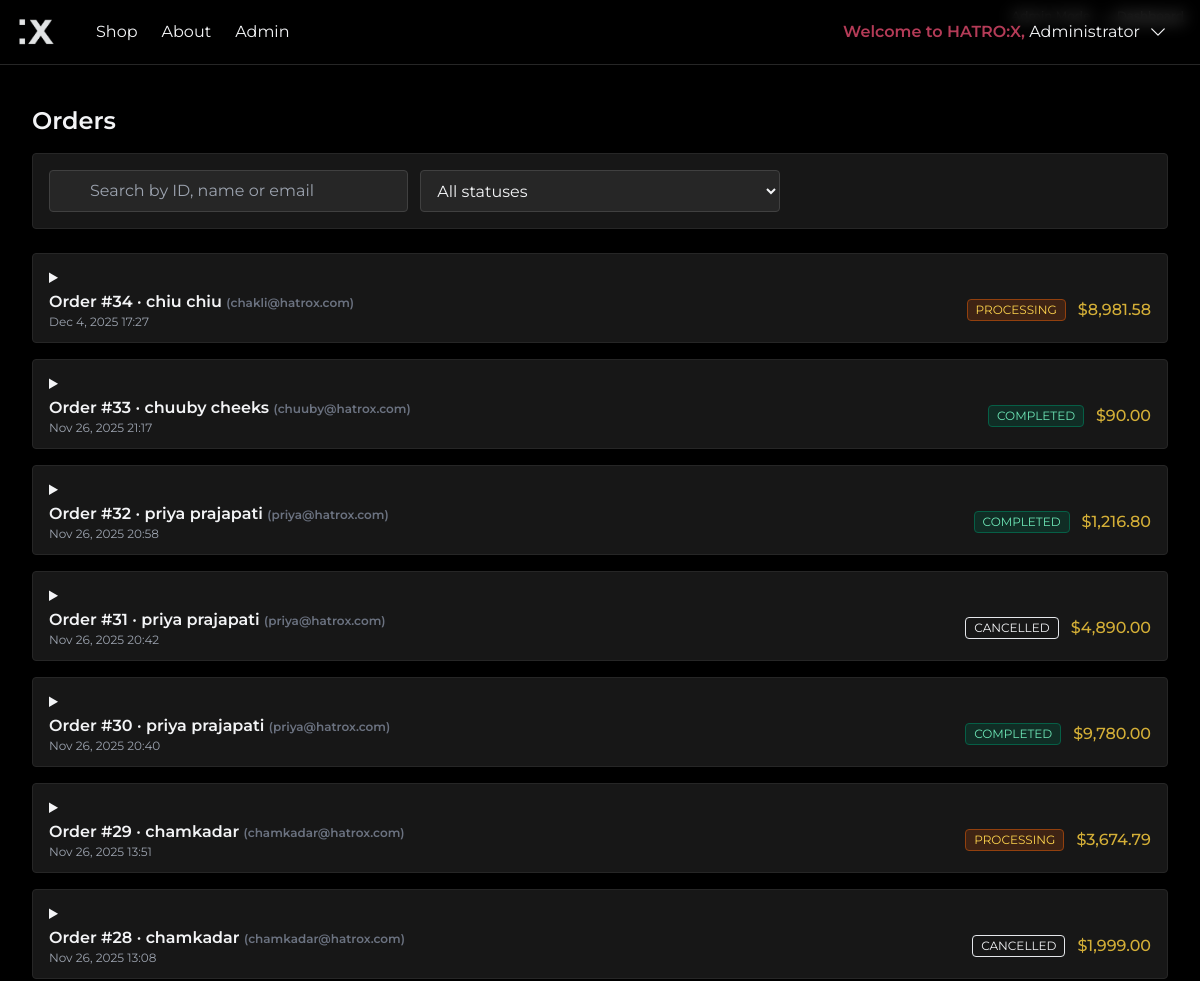
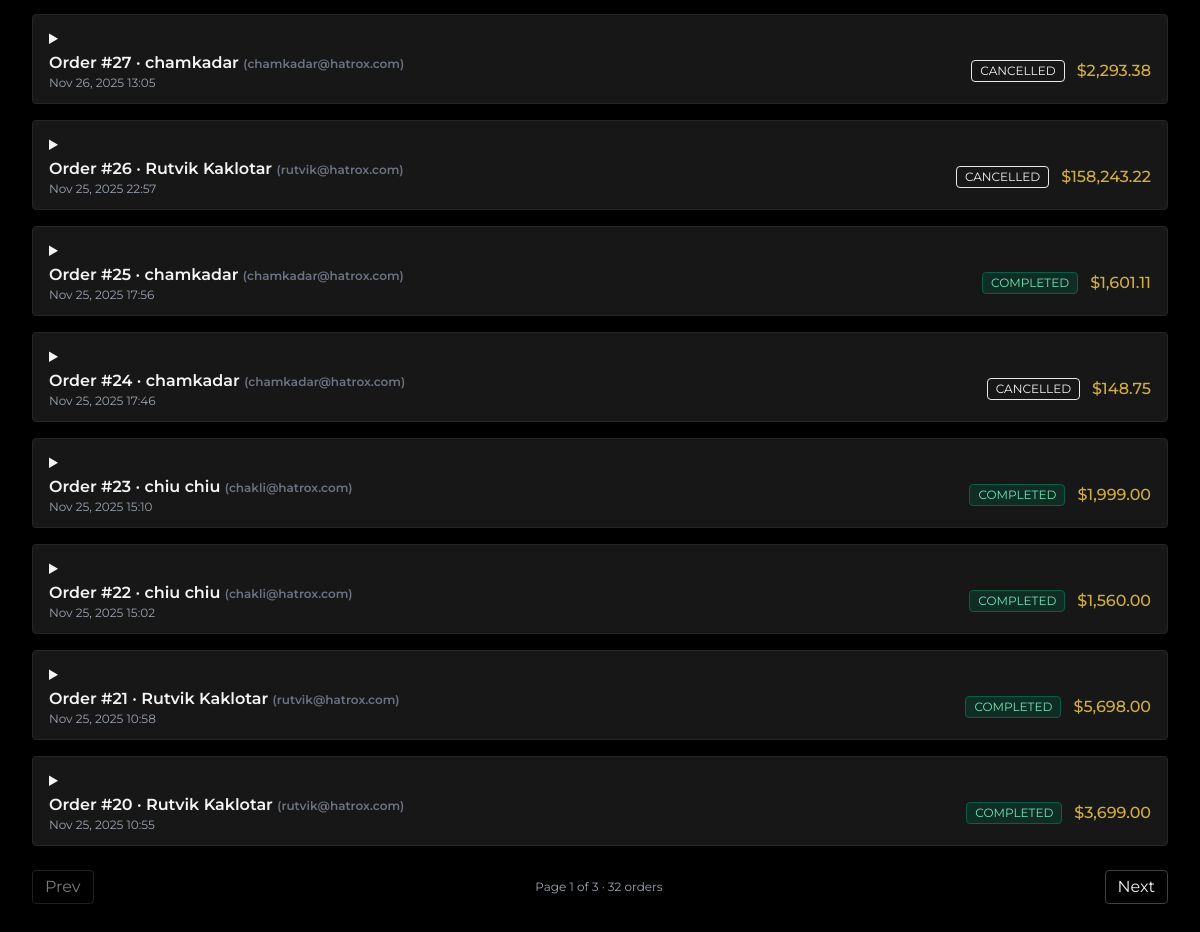
The app's page /admin/orders.php (signed in) with its own data (2 pictures, top to bottom).
### tables this page shows
CREATE TABLE `orders` (
  `id` int(11) NOT NULL,
  `user_id` int(11) NOT NULL,
  `total_amount` decimal(10,2) NOT NULL,
  `status` varchar(50) NOT NULL DEFAULT 'pending',
  `created_at` datetime NOT NULL DEFAULT current_timestamp()
);

CREATE TABLE `users` (
  `id` int(11) NOT NULL,
  `full_name` varchar(100) NOT NULL,
  `email` varchar(100) NOT NULL,
  `password_hash` varchar(255) NOT NULL,
  `created_at` datetime NOT NULL DEFAULT current_timestamp(),
  `remember_token` varchar(255) DEFAULT NULL,
  `is_admin` tinyint(1) NOT NULL DEFAULT 0,
  `is_blocked` tinyint(1) NOT NULL DEFAULT 0
);

### includes/db_connection.php (called while the page is built, shortened)
<?php
function e(string $str): string
{
    return htmlspecialchars($str, ENT_QUOTES | ENT_SUBSTITUTE, 'UTF-8');
}
?>

### admin/orders.php (the view, shortened to what this page needs)
<?php
require_once __DIR__ . '/../includes/db_connection.php';
$q = trim((string)($_GET['q'] ?? ''));
$page = max(1, (int)($_GET['page'] ?? 1));
$perPage = 15; $offset = ($page - 1) * $perPage; $total=0; $totalPages=1;
$orders = [];
$sql = "SELECT o.id, o.total_amount, o.status, o.created_at, u.full_name, u.email FROM orders o JOIN users u ON u.id = o.user_id WHERE 1=1";
$params = []; $types = '';
$sql .= " ORDER BY o.id DESC LIMIT ? OFFSET ?";
if ($stmt = $mysqli->prepare($sql)) {
    if ($params) { $types2 = $types.'ii'; $params[] = &$perPage; $params[] = &$offset; $stmt->bind_param($types2, ...$params); }
    else { $stmt->bind_param('ii', $perPage, $offset); }
    $stmt->execute();
    $res = $stmt->get_result();
    while ($row=$res->fetch_assoc()) { $orders[]=$row; }
}
$countSql = "SELECT COUNT(*) AS c FROM orders o JOIN users u ON u.id = o.user_id WHERE 1=1"; $countParams=[]; $countTypes='';
if ($stmt = $mysqli->prepare($countSql)) { if ($countParams) { $stmt->bind_param($countTypes, ...$countParams); } $stmt->execute(); $stmt->bind_result($total); $stmt->fetch(); $stmt->close(); }
$totalPages = max(1, (int)ceil($total / $perPage));
function fetch_items(mysqli $db, int $order_id): array {
    $items = [];
    if ($stmt = $db->prepare('SELECT oi.product_id, oi.quantity, oi.price_at_time, p.name FROM order_items oi JOIN products p ON p.id = oi.product_id WHERE oi.order_id = ?')) {
        $stmt->bind_param('i', $order_id);
        $stmt->execute();
        $res = $stmt->get_result();
        while ($row = $res->fetch_assoc()) { $items[] = $row; }
    }
    return $items;
}
include __DIR__ . '/../includes/header.php';
?>
<section class="max-w-7xl mx-auto px-4 sm:px-6 lg:px-8 py-10">
  <h1 class="text-2xl font-semibold mb-4">Orders</h1>
  <form id="ordersFilterForm" method="get" class="mb-6 grid md:grid-cols-3 gap-3 bg-neutral-900 border border-neutral-800 p-4 rounded">
    <div class="relative">
      <input id="ordersSearch" name="q" value="<?= e($q) ?>" placeholder="Search by ID, name or email" class="pl-10 w-full bg-neutral-800 border border-neutral-700 rounded px-3 py-2">
    </div>
    <select id="ordersStatus" name="status" class="w-full bg-neutral-800 border border-neutral-700 rounded px-3 py-2">
      <option value="">All statuses</option>
    </select>
  </form>
  <?php foreach ($orders as $o): $items = fetch_items($mysqli, (int)$o['id']); ?>
    <div class="mb-4">
      <details class="bg-neutral-900 border border-neutral-800 rounded">
        <summary class="px-4 py-3 cursor-pointer">
          <div class="flex flex-wrap items-center justify-between gap-3">
            <div>
              <div class="font-semibold">Order #<?= (int)$o['id'] ?> · <?= e($o['full_name']) ?> <span class="text-xs text-gray-500">(<?= e($o['email']) ?>)</span></div>
              <div class="text-xs text-gray-400"><?= e(date('M j, Y H:i', strtotime($o['created_at']))) ?></div>
            </div>
            <div class="flex items-center gap-3">
              <span class="px-2 py-0.5 text-xs rounded uppercase <?php
                switch($o['status']){
                  case 'completed': echo 'bg-emerald-900/40 border border-emerald-800 text-emerald-300'; break;
                  case 'processing': echo 'bg-amber-900/40 border border-amber-800 text-amber-300'; break;
                  case 'cancelled': echo 'bg-rose-900/40 border border-rose-800 text-rose-300'; break;
                }
              ?>"><?= e(ucfirst($o['status'])) ?></span>
              <div class="text-gold font-medium">$<?= number_format((float)$o['total_amount'],2) ?></div>
            </div>
          </div>
        </summary>
      </details>
    </div>
  <?php endforeach; ?>
  <div class="mt-6 flex items-center justify-between">
    <?php $prev = max(1, $page-1); $next = min($totalPages, $page+1); ?>
    <a class="px-3 py-1 border border-neutral-700 rounded hover:border-gold <?= $page<=1?'pointer-events-none opacity-50':'' ?>" href="?<?= http_build_query(array_merge($_GET, ['page'=>$prev])) ?>">Prev</a>
    <div class="text-xs text-gray-400">Page <?= (int)$page ?> of <?= (int)$totalPages ?> · <?= (int)$total ?> orders</div>
    <a class="px-3 py-1 border border-neutral-700 rounded hover:border-gold <?= $page>=$totalPages?'pointer-events-none opacity-50':'' ?>" href="?<?= http_build_query(array_merge($_GET, ['page'=>$next])) ?>">Next</a>
  </div>
  </section>
<?php include __DIR__ . '/../includes/footer.php'; ?>

### includes/header.php (style rules this page uses)
body { font-family: 'Montserrat', sans-serif; }
p, div { word-break: break-word; overflow-wrap: break-word; }
.text-gray-300, .text-gray-400, .italic { max-width: 100%; word-break: break-word; overflow-wrap: break-word; white-space: normal; }

### records on screen
orders: id "34", user.full_name "chiu chiu", user.email "chakli@hatrox.com", created_at "Dec 4, 2025 17:27", status "PROCESSING", total_amount "8,981.58"
orders: id "33", user.full_name "chuuby cheeks", user.email "chuuby@hatrox.com", created_at "Nov 26, 2025 21:17", status "COMPLETED", total_amount "90.00"
orders: id "32", user.full_name "priya prajapati", user.email "priya@hatrox.com", created_at "Nov 26, 2025 20:58", status "COMPLETED", total_amount "1,216.80"
orders: id "31", user.full_name "priya prajapati", user.email "priya@hatrox.com", created_at "Nov 26, 2025 20:42", status "CANCELLED", total_amount "4,890.00"
orders: id "30", user.full_name "priya prajapati", user.email "priya@hatrox.com", created_at "Nov 26, 2025 20:40", status "COMPLETED", total_amount "9,780.00"
orders: id "29", user.full_name "chamkadar", user.email "chamkadar@hatrox.com", created_at "Nov 26, 2025 13:51", status "PROCESSING", total_amount "3,674.79"
orders: id "28", user.full_name "chamkadar", user.email "chamkadar@hatrox.com", created_at "Nov 26, 2025 13:08", status "CANCELLED", total_amount "1,999.00"
orders: id "27", user.full_name "chamkadar", user.email "chamkadar@hatrox.com", created_at "Nov 26, 2025 13:05", status "CANCELLED", total_amount "2,293.38"
orders: id "26", user.full_name "Rutvik Kaklotar", user.email "rutvik@hatrox.com", created_at "Nov 25, 2025 22:57", status "CANCELLED", total_amount "158,243.22"
orders: id "25", user.full_name "chamkadar", user.email "chamkadar@hatrox.com", created_at "Nov 25, 2025 17:56", status "COMPLETED", total_amount "1,601.11"
orders: id "24", user.full_name "chamkadar", user.email "chamkadar@hatrox.com", created_at "Nov 25, 2025 17:46", status "CANCELLED", total_amount "148.75"
orders: id "23", user.full_name "chiu chiu", user.email "chakli@hatrox.com", created_at "Nov 25, 2025 15:10", status "COMPLETED", total_amount "1,999.00"
orders: id "22", user.full_name "chiu chiu", user.email "chakli@hatrox.com", created_at "Nov 25, 2025 15:02", status "COMPLETED", total_amount "1,560.00"
orders: id "21", user.full_name "Rutvik Kaklotar", user.email "rutvik@hatrox.com", created_at "Nov 25, 2025 10:58", status "COMPLETED", total_amount "5,698.00"
orders: id "20", user.full_name "Rutvik Kaklotar", user.email "rutvik@hatrox.com", created_at "Nov 25, 2025 10:55", status "COMPLETED", total_amount "3,699.00"

### other values on screen
$_SESSION['full_name'] "Administrator"
$page "1"
$totalPages "3"
$total "32"
